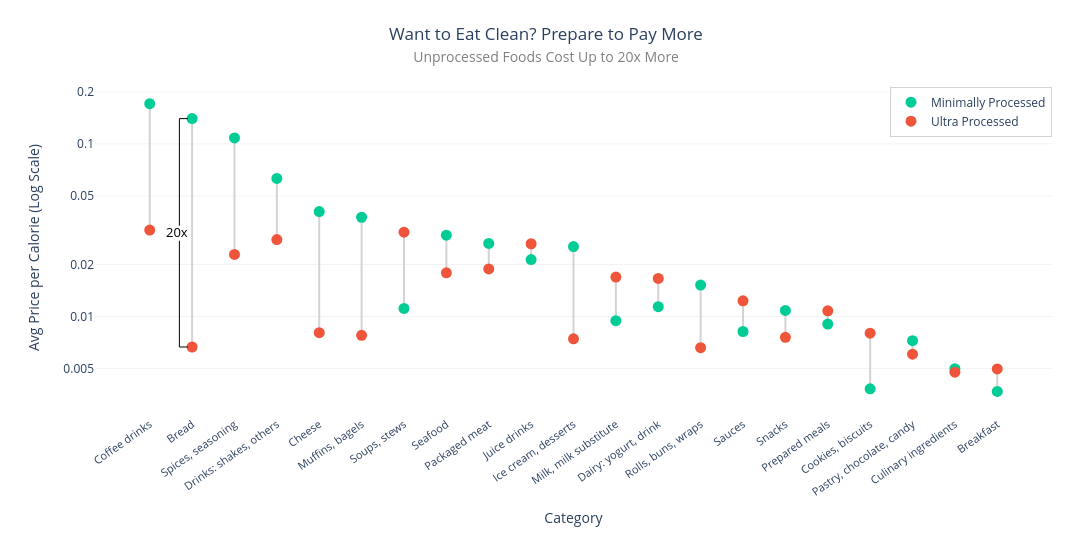

This figure's notebook cell:
### Code cell
import plotly.graph_objects as go
import plotly.colors as pc

# Preprocessing
avg = (
    custom_cats[custom_cats["FPro_class"].isin([0, 3])]
    .groupby(["category", "FPro_class"])["price percal"]
    .mean()
    .unstack()
    .dropna()
    .rename(columns={0: "class_0", 3: "class_3"})
)
avg["max"] = avg[["class_0", "class_3"]].max(axis=1)
avg["overall_avg"] = custom_cats.groupby("category")["price percal"].mean()
avg = avg.sort_values("max", ascending=False).reset_index()

fig = go.Figure()

# Connecting lines
for cat, row in avg.iterrows():
    fig.add_trace(
        go.Scatter(
            x=[row["category"]] * 2,
            y=[row["class_0"], row["class_3"]],
            mode="lines",
            line=dict(color="lightgray", width=2),
            hoverinfo="skip",
            showlegend=False,
        )
    )

# Add traces with red for class 3 and green for class 0
for col, color, name in [
    ("class_0", pc.qualitative.Plotly[2], "Minimally Processed"),  # green
    ("class_3", pc.qualitative.Plotly[1], "Ultra Processed"),  # red
    # ("overall_avg", pc.qualitative.Plotly[0], "Overall Average"),
]:
    fig.add_trace(
        go.Scatter(
            x=avg["category"],
            y=avg[col],
            mode="markers",
            marker=dict(
                color=color,
                size=11 if "class" in col else 8,
                symbol="circle" if "class" in col else "diamond",
            ),
            name=name,
            hovertemplate=f"{name}: %{{y:.3f}}<extra></extra>",
        )
    )

bread_row = avg[avg["category"] == "Bread"].iloc[0]
x_bread = bread_row["category"]

# Get y-values for Bread class_0 and class_3
y_top = max(bread_row["class_0"], bread_row["class_3"])
y_bot = min(bread_row["class_0"], bread_row["class_3"])
y_middle = 10 ** ((np.log10(y_top) + np.log10(y_bot)) / 2)

# Adjust for left position of bracket
bracket_x = avg[avg["category"] == "Bread"].index[0] - 0.15  # Shift to the left

# Square bracket components (adjusted for left side)
fig.add_shape(
    type="line",
    x0=bracket_x - 0.15,
    x1=bracket_x - 0.15,
    y0=y_top,
    y1=y_middle * 1.1,
    xref="x",
    yref="y",
    line=dict(color="black", width=1),
)

fig.add_shape(
    type="line",
    x0=bracket_x - 0.15,
    x1=bracket_x - 0.15,
    y0=y_middle * 0.9,
    y1=y_bot,
    xref="x",
    yref="y",
    line=dict(color="black", width=1),
)

# Horizontal tops and bottoms of bracket (adjusted for left side)
fig.add_shape(
    type="line",
    x0=bracket_x - 0.15,
    x1=bracket_x + 0.05,
    y0=y_top,
    y1=y_top,
    xref="x",
    yref="y",
    line=dict(color="black", width=1),
)

fig.add_shape(
    type="line",
    x0=bracket_x - 0.15,
    x1=bracket_x + 0.05,
    y0=y_bot,
    y1=y_bot,
    xref="x",
    yref="y",
    line=dict(color="black", width=1),
)

fig.add_annotation(
    x=x_bread,
    y=0.545,
    xref="x",
    yref="paper",
    text="20x",
    showarrow=False,
    font=dict(size=13, color="black"),
    xshift=-15,
)

# Layout
fig.update_layout(
    title=dict(
        text="Want to Eat Clean? Prepare to Pay More<br><span style='font-size:14px; color:gray;'>Unprocessed Foods Cost Up to 20x More</span>",
        xanchor="center",
        x=0.5,
    ),
    xaxis=dict(title="Category", tickangle=-35, showgrid=False, tickfont=dict(size=11)),
    yaxis=dict(
        title="Avg Price per Calorie (Log Scale)",
        title_standoff=20,  # Adds space between title and axis
        type="log",
        tickvals=[0.005, 0.01, 0.02, 0.05, 0.1, 0.2],
        ticktext=["0.005", "0.01", "0.02", "0.05", "0.1", "0.2"],
        gridcolor="rgba(0,0,0,0.05)",
        zeroline=False,
    ),
    plot_bgcolor="white",
    paper_bgcolor="white",
    width=1100,
    height=550,
    margin=dict(t=80, b=135, l=95, r=40),  # Increased left margin from 60 to 90
    legend=dict(
        yanchor="top",
        xanchor="right",
        y=0.98,
        x=1,
        bgcolor="rgba(255,255,255,0.95)",
        bordercolor="lightgray",
        borderwidth=1,
    ),
)

fig.show()

### Figure 1 — Plotly figure (JSON) as saved in the notebook; plotly's stock layout.template omitted (floating-point values rounded to 4 significant figures)
{"data": [{"hoverinfo": "skip", "line": {"color": "lightgray", "width": 2}, "mode": "lines", "showlegend": false, "type": "scatter", "x": ["Coffee drinks", "Coffee drinks"], "y": [0.171, 0.03167]}, {"hoverinfo": "skip", "line": {"color": "lightgray", "width": 2}, "mode": "lines", "showlegend": false, "type": "scatter", "x": ["Bread", "Bread"], "y": [0.14, 0.006659]}, {"hoverinfo": "skip", "line": {"color": "lightgray", "width": 2}, "mode": "lines", "showlegend": false, "type": "scatter", "x": ["Spices, seasoning", "Spices, seasoning"], "y": [0.1082, 0.02288]}, {"hoverinfo": "skip", "line": {"color": "lightgray", "width": 2}, "mode": "lines", "showlegend": false, "type": "scatter", "x": ["Drinks: shakes, others", "Drinks: shakes, others"], "y": [0.06307, 0.02791]}, {"hoverinfo": "skip", "line": {"color": "lightgray", "width": 2}, "mode": "lines", "showlegend": false, "type": "scatter", "x": ["Cheese", "Cheese"], "y": [0.04053, 0.008058]}, {"hoverinfo": "skip", "line": {"color": "lightgray", "width": 2}, "mode": "lines", "showlegend": false, "type": "scatter", "x": ["Muffins, bagels", "Muffins, bagels"], "y": [0.03758, 0.007781]}, {"hoverinfo": "skip", "line": {"color": "lightgray", "width": 2}, "mode": "lines", "showlegend": false, "type": "scatter", "x": ["Soups, stews", "Soups, stews"], "y": [0.01114, 0.0308]}, {"hoverinfo": "skip", "line": {"color": "lightgray", "width": 2}, "mode": "lines", "showlegend": false, "type": "scatter", "x": ["Seafood", "Seafood"], "y": [0.02958, 0.01791]}, {"hoverinfo": "skip", "line": {"color": "lightgray", "width": 2}, "mode": "lines", "showlegend": false, "type": "scatter", "x": ["Packaged meat", "Packaged meat"], "y": [0.0265, 0.01886]}, {"hoverinfo": "skip", "line": {"color": "lightgray", "width": 2}, "mode": "lines", "showlegend": false, "type": "scatter", "x": ["Juice drinks", "Juice drinks"], "y": [0.02137, 0.02638]}, {"hoverinfo": "skip", "line": {"color": "lightgray", "width": 2}, "mode": "lines", "showlegend": false, "type": "scatter", "x": ["Ice cream, desserts", "Ice cream, desserts"], "y": [0.02542, 0.007424]}, {"hoverinfo": "skip", "line": {"color": "lightgray", "width": 2}, "mode": "lines", "showlegend": false, "type": "scatter", "x": ["Milk, milk substitute", "Milk, milk substitute"], "y": [0.00946, 0.01691]}, {"hoverinfo": "skip", "line": {"color": "lightgray", "width": 2}, "mode": "lines", "showlegend": false, "type": "scatter", "x": ["Dairy: yogurt, drink", "Dairy: yogurt, drink"], "y": [0.01139, 0.01662]}, {"hoverinfo": "skip", "line": {"color": "lightgray", "width": 2}, "mode": "lines", "showlegend": false, "type": "scatter", "x": ["Rolls, buns, wraps", "Rolls, buns, wraps"], "y": [0.01522, 0.006599]}, {"hoverinfo": "skip", "line": {"color": "lightgray", "width": 2}, "mode": "lines", "showlegend": false, "type": "scatter", "x": ["Sauces", "Sauces"], "y": [0.008187, 0.01233]}, {"hoverinfo": "skip", "line": {"color": "lightgray", "width": 2}, "mode": "lines", "showlegend": false, "type": "scatter", "x": ["Snacks", "Snacks"], "y": [0.01085, 0.007577]}, {"hoverinfo": "skip", "line": {"color": "lightgray", "width": 2}, "mode": "lines", "showlegend": false, "type": "scatter", "x": ["Prepared meals", "Prepared meals"], "y": [0.009037, 0.01079]}, {"hoverinfo": "skip", "line": {"color": "lightgray", "width": 2}, "mode": "lines", "showlegend": false, "type": "scatter", "x": ["Cookies, biscuits", "Cookies, biscuits"], "y": [0.003811, 0.008003]}, {"hoverinfo": "skip", "line": {"color": "lightgray", "width": 2}, "mode": "lines", "showlegend": false, "type": "scatter", "x": ["Pastry, chocolate, candy", "Pastry, chocolate, candy"], "y": [0.007247, 0.006048]}, {"hoverinfo": "skip", "line": {"color": "lightgray", "width": 2}, "mode": "lines", "showlegend": false, "type": "scatter", "x": ["Culinary ingredients", "Culinary ingredients"], "y": [0.004983, 0.004757]}, {"hoverinfo": "skip", "line": {"color": "lightgray", "width": 2}, "mode": "lines", "showlegend": false, "type": "scatter", "x": ["Breakfast", "Breakfast"], "y": [0.003685, 0.004974]}, {"hovertemplate": "Minimally Processed: %{y:.3f}<extra></extra>", "marker": {"color": "#00CC96", "size": 11, "symbol": "circle"}, "mode": "markers", "name": "Minimally Processed", "type": "scatter", "x": ["Coffee drinks", "Bread", "Spices, seasoning", "Drinks: shakes, others", "Cheese", "Muffins, bagels", "Soups, stews", "Seafood", "Packaged meat", "Juice drinks", "Ice cream, desserts", "Milk, milk substitute", "Dairy: yogurt, drink", "Rolls, buns, wraps", "Sauces", "Snacks", "Prepared meals", "Cookies, biscuits", "Pastry, chocolate, candy", "Culinary ingredients", "Breakfast"], "y": [0.171, 0.14, 0.1082, 0.06307, 0.04053, 0.03758, 0.01114, 0.02958, 0.0265, 0.02137, 0.02542, 0.00946, 0.01139, 0.01522, 0.008187, 0.01085, 0.009037, 0.003811, 0.007247, 0.004983, 0.003685]}, {"hovertemplate": "Ultra Processed: %{y:.3f}<extra></extra>", "marker": {"color": "#EF553B", "size": 11, "symbol": "circle"}, "mode": "markers", "name": "Ultra Processed", "type": "scatter", "x": ["Coffee drinks", "Bread", "Spices, seasoning", "Drinks: shakes, others", "Cheese", "Muffins, bagels", "Soups, stews", "Seafood", "Packaged meat", "Juice drinks", "Ice cream, desserts", "Milk, milk substitute", "Dairy: yogurt, drink", "Rolls, buns, wraps", "Sauces", "Snacks", "Prepared meals", "Cookies, biscuits", "Pastry, chocolate, candy", "Culinary ingredients", "Breakfast"], "y": [0.03167, 0.006659, 0.02288, 0.02791, 0.008058, 0.007781, 0.0308, 0.01791, 0.01886, 0.02638, 0.007424, 0.01691, 0.01662, 0.006599, 0.01233, 0.007577, 0.01079, 0.008003, 0.006048, 0.004757, 0.004974]}], "layout": {"annotations": [{"font": {"color": "black", "size": 13}, "showarrow": false, "text": "20x", "x": "Bread", "xref": "x", "xshift": -15, "y": 0.545, "yref": "paper"}], "height": 550, "legend": {"bgcolor": "rgba(255,255,255,0.95)", "bordercolor": "lightgray", "borderwidth": 1, "x": 1, "xanchor": "right", "y": 0.98, "yanchor": "top"}, "margin": {"b": 135, "l": 95, "r": 40, "t": 80}, "paper_bgcolor": "white", "plot_bgcolor": "white", "shapes": [{"line": {"color": "black", "width": 1}, "type": "line", "x0": 0.7, "x1": 0.7, "xref": "x", "y0": 0.14, "y1": 0.03359, "yref": "y"}, {"line": {"color": "black", "width": 1}, "type": "line", "x0": 0.7, "x1": 0.7, "xref": "x", "y0": 0.02748, "y1": 0.006659, "yref": "y"}, {"line": {"color": "black", "width": 1}, "type": "line", "x0": 0.7, "x1": 0.9, "xref": "x", "y0": 0.14, "y1": 0.14, "yref": "y"}, {"line": {"color": "black", "width": 1}, "type": "line", "x0": 0.7, "x1": 0.9, "xref": "x", "y0": 0.006659, "y1": 0.006659, "yref": "y"}], "title": {"text": "Want to Eat Clean? Prepare to Pay More<br><span style='font-size:14px; color:gray;'>Unprocessed Foods Cost Up to 20x More</span>", "x": 0.5, "xanchor": "center"}, "width": 1100, "xaxis": {"showgrid": false, "tickangle": -35, "tickfont": {"size": 11}, "title": {"text": "Category"}}, "yaxis": {"gridcolor": "rgba(0,0,0,0.05)", "ticktext": ["0.005", "0.01", "0.02", "0.05", "0.1", "0.2"], "tickvals": [0.005, 0.01, 0.02, 0.05, 0.1, 0.2], "title": {"standoff": 20, "text": "Avg Price per Calorie (Log Scale)"}, "type": "log", "zeroline": false}}}
